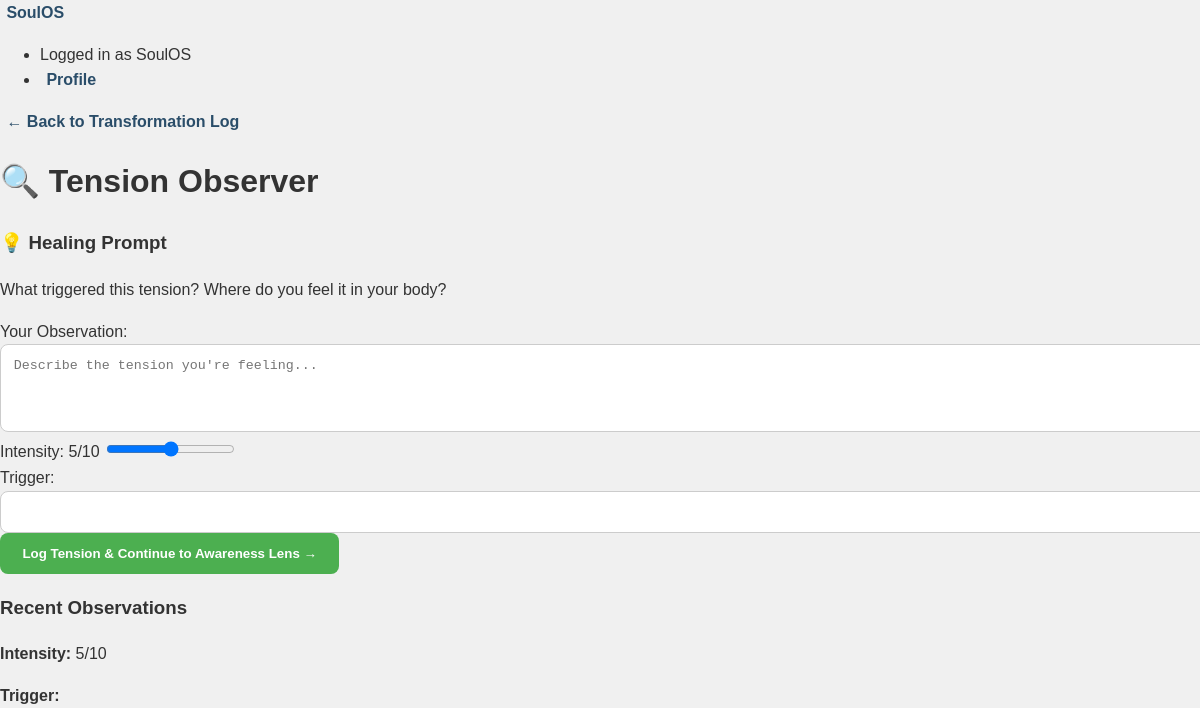
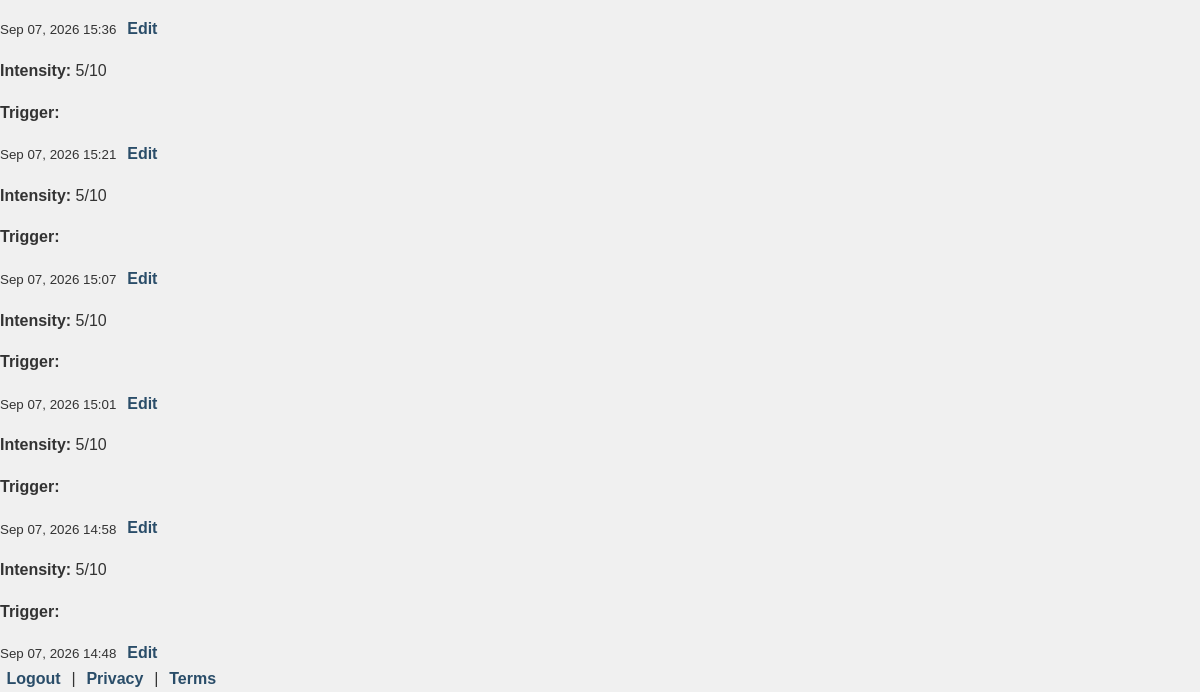
Before: /core-healing-path/stage/tension-observer/ (signed in) with the older database file (2 pictures, top to bottom).
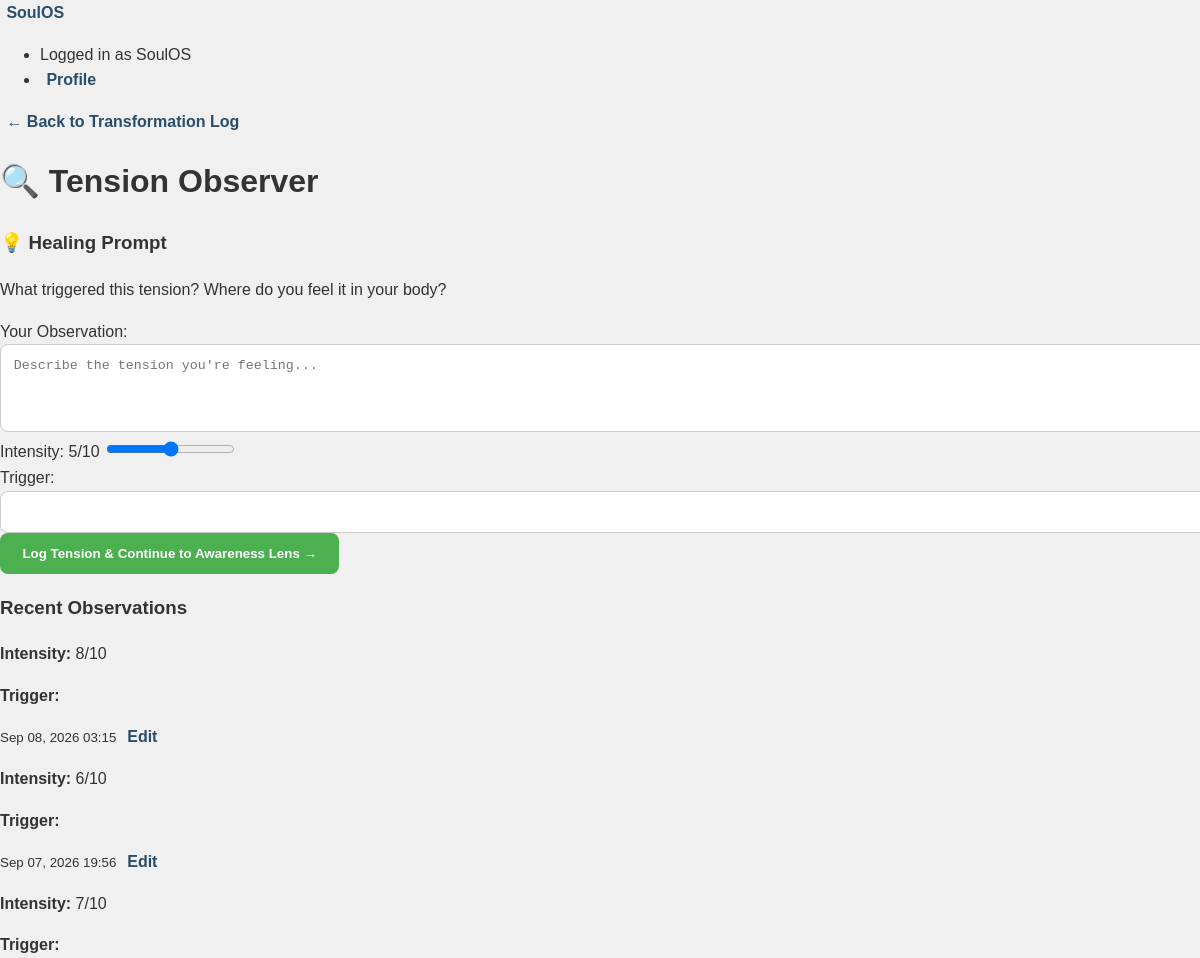
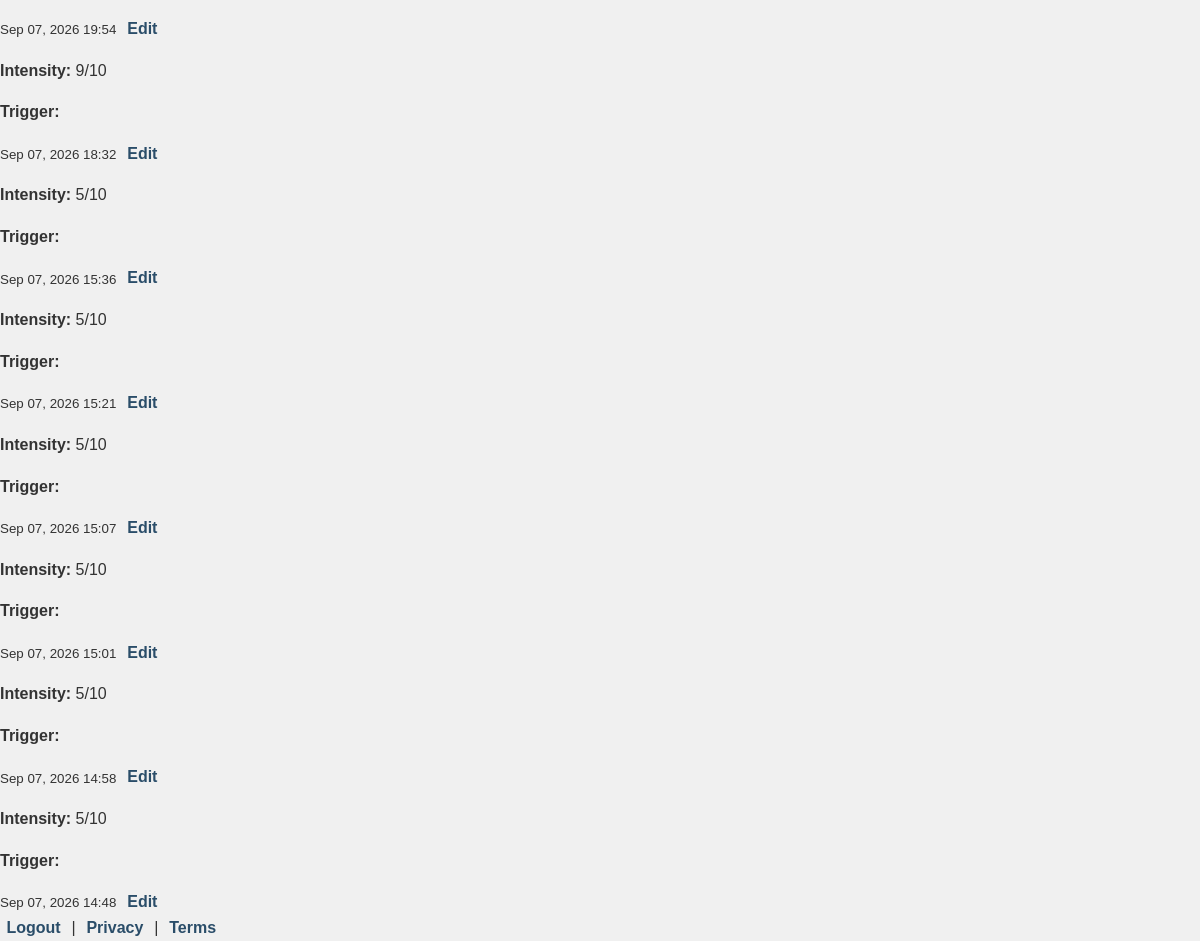
After: the same page with the newer database file (2 pictures, top to bottom).
### Core_healing_path/models.py (models this page shows, shortened)
class HealingLog(models.Model):
    user = models.ForeignKey(
        User, on_delete=models.CASCADE, related_name="healing_logs"
    )
    stage = models.CharField(max_length=50, choices=STAGE_CHOICES)
    entry = models.TextField()
    intensity = models.PositiveSmallIntegerField(default=5)
    trigger = models.CharField(max_length=100, blank=True)
    emotion = models.CharField(max_length=100, blank=True)
    limiting_belief = models.CharField(max_length=255, blank=True)
    custom_affirmation = models.CharField(max_length=255, blank=True)
    reframe = models.CharField(max_length=255, blank=True)
    coping_strategy = models.CharField(max_length=100, blank=True)
    ritual = models.CharField(max_length=100, blank=True)
    gratitude_notes = models.TextField(blank=True)
    insight_type = models.CharField(max_length=100, blank=True)
    clarity_notes = models.TextField(blank=True)
    awareness_type = models.CharField(max_length=20, blank=True)
    parent_log = models.ForeignKey(
        "self",
        on_delete=models.SET_NULL,
        null=True,
        blank=True,
        related_name="awareness_entries",
    )
    created_at = models.DateTimeField(default=timezone.now)
    class Meta:
        ordering = ["-created_at"]

### Core_healing_path/views.py (the view)
@login_required
def stage_view(request, stage_key):
    stage_name = dict(STAGE_CHOICES).get(stage_key, stage_key)
    if request.method == "POST":
        form_class = FORM_MAP.get(stage_key)
        if not form_class:
            return redirect("core_healing_path_dashboard")
        form = form_class(request.POST)
        if form.is_valid():
            log = form.save(commit=False)
            log.user = request.user
            log.stage = stage_key
            if stage_key == "awareness_lens":
                log.parent_log_id = request.POST.get("parent_log")
            log.save()
            profile = get_or_create_profile(request.user)
            if stage_key == "tension_observer":
                journey = TransformationJourney.objects.create(
                    user=request.user,
                    tension_log=log,
                    current_stage=stage_key,
                    status="active",
                )
                JourneyStage.objects.create(journey=journey, stage=stage_key, log=log)
                advance_journey(journey, log)
                next_stage = get_next_stage(stage_key)
                if next_stage:
                    return redirect(
                        reverse(STAGE_URL_MAP[next_stage]) + f"?tension_log_id={log.id}"
                    )
                return redirect("core_healing_path_dashboard")
            else:
                active_journey = get_active_journey(request.user)
                if active_journey and active_journey.current_stage == stage_key:
                    advance_journey(active_journey, log)
                    if stage_key == "clarity_flow":
                        active_journey.status = "completed"
                        active_journey.completed_at = timezone.now()
                        active_journey.save()
                next_stage = get_next_stage(stage_key)
                if next_stage:
                    return redirect(reverse(STAGE_URL_MAP[next_stage]))
                return redirect("core_healing_path_dashboard")
    else:
        form_class = FORM_MAP.get(stage_key, TensionObserverForm)
        form = form_class(initial={"stage": stage_key})
    logs = HealingLog.objects.filter(user=request.user, stage=stage_key)[:20]
    suggestion = ""
    if stage_key == "thought_analyzer" and logs:
        suggestion = get_stage_suggestion(logs[0])
    tension_log = None
    if stage_key == "awareness_lens":
        tension_log_id = request.GET.get("tension_log_id")
        if tension_log_id:
            tension_log = HealingLog.objects.filter(
                id=tension_log_id, user=request.user, stage="tension_observer"
            ).first()
    context = {
        "stage_key": stage_key,
        "stage_name": stage_name,
        "healing_prompt": HEALING_PROMPTS.get(stage_key, ""),
        "form": form,
        "logs": logs,
        "suggestion": suggestion,
        "stage_choices": STAGE_CHOICES,
        "current_stage_index": TRANSFORMATION_ORDER.index(stage_key),
        "total_stages": len(TRANSFORMATION_ORDER),
        "next_stage_url": STAGE_URL_MAP.get(get_next_stage(stage_key))
        if get_next_stage(stage_key)
        else None,
        "tension_log": tension_log,
    }
    return render(request, f"core_healing_path/stage_{stage_key}.html", context)

### Core_healing_path/forms.py
class TensionObserverForm(forms.ModelForm):
    trigger = forms.CharField(
        label="Trigger",
        max_length=100,
        required=False,
        widget=EditableSelect(choices=TRIGGER_CHOICES, attrs={"class": "form-control"}),
    )
    class Meta:
        model = HealingLog
        fields = ["stage", "entry", "intensity", "trigger"]
        widgets = {
            "stage": forms.HiddenInput(),
            "entry": forms.Textarea(
                attrs={
                    "class": "form-control",
                    "rows": 4,
                    "placeholder": "Describe the tension you're feeling...",
                }
            ),
            "intensity": forms.NumberInput(
                attrs={
                    "class": "form-control",
                    "type": "range",
                    "min": "1",
                    "max": "10",
                }
            ),
        }

### Core_healing_path/forms.py (called while the page is built)
    def render(self, name, value, attrs=None, renderer=None):
        final_attrs = self.build_attrs(attrs, extra_attrs={"type": self.input_type})
        final_attrs["list"] = f"datalist_{name}"
        input_html = super().render(name, value, final_attrs, renderer)
        options_html = "".join(
            f'<option value="{v}">{l}</option>' for v, l in self.choices if v
        )
        return mark_safe(
            f'{input_html}<datalist id="datalist_{name}">{options_html}</datalist>'
        )

### Core_healing_path/views.py (called while the page is built)
def get_next_stage(current_stage):
    try:
        idx = TRANSFORMATION_ORDER.index(current_stage)
        if idx < len(TRANSFORMATION_ORDER) - 1:
            return TRANSFORMATION_ORDER[idx + 1]
    except ValueError:
        pass
    return None

### templates/core_healing_path/stage_tension_observer.html (shortened to what this page needs)
{% extends "base.html" %}
{% load static %}
{% block content %}
<a href="{% url 'core_healing_path:transformation_log' %}">← Back to Transformation Log</a>
<div class="card">
    <h1>🔍 Tension Observer</h1>
</div>
<div class="card">
    <h3>💡 Healing Prompt</h3>
    <p>{{ healing_prompt }}</p>
</div>
<div class="card">
    <form method="post" action="{% url 'core_healing_path:log_tension' %}">
        <div class="form-group">
            <label for="id_entry">Your Observation:</label>
            {{ form.entry }}
        </div>
        <div class="form-group">
            <label>Intensity: <span id="intensityValue">{{ form.intensity.value|default:"5" }}</span>/10</label>
            {{ form.intensity }}
        </div>
        <div class="form-group">
            <label for="id_trigger">Trigger:</label>
            {{ form.trigger }}
        </div>
        <button type="submit" class="btn btn-primary form-submit-btn">Log Tension & Continue to Awareness Lens →</button>
    </form>
</div>
<div class="card">
    <h3>Recent Observations</h3>
    {% for log in logs %}
        <div class="form-group">
            <p><strong>Intensity:</strong> <span>{{ log.intensity }}/10</span></p>
            <p><strong>Trigger:</strong> </p>
            <small>{{ log.created_at|date:"M d, Y H:i" }}</small>
            <a href="{% url 'core_healing_path:edit_tension' log.id %}">Edit</a>
        </div>
    {% empty %}
        <p>No observations yet. Start by logging your first entry above.</p>
    {% endfor %}
</div>
{% endblock %}

### templates/base.html (shortened to what this page needs)
{% load static %}
<!DOCTYPE html>
<html lang="en">
<head>
    <link rel="stylesheet" href="{% static 'css/healing-styles.css' %}">
</head>
<body>
    <header>
        <nav class="navbar">
            <div class="navbar-container">
                <a href="{% if user.is_authenticated %}{% url 'dashboard_app:home' %}{% else %}{% url 'index' %}{% endif %}" class="navbar-brand">SoulOS</a>
                <ul class="navbar-nav">
                    {% if user.is_authenticated %}
                        <li><span>Logged in as {{ user.username }}</span></li>
                        <li><a href="{% url 'profile_app:profile' %}">Profile</a></li>
                    {% endif %}
                </ul>
            </div>
        </nav>
    </header>
    <div class="container">
        {% block content %}{% endblock %}
    </div>
    <footer>
        <div class="container">
            {% if user.is_authenticated %}
                <a href="{% url 'logout' %}">Logout</a> |
                <a href="{% url 'legal:privacy' %}">Privacy</a> |
                <a href="{% url 'legal:terms' %}">Terms</a>
            {% endif %}
        </div>
    </footer>
</body>
</html>

### static/css/healing-styles.css (style rules this page uses)
body { background: #f0f0f0; color: #333; font-family: 'Nunito', sans-serif; margin: 0; padding: 0; line-height: 1.6; }
a { color: #2a4d69; text-decoration: none; font-weight: 600; border-radius: 6px; padding: 0.2rem 0.4rem; transition: background 0.2s ease, color 0.2s ease; }
button, .btn { background: #4CAF50; color: white; padding: 0.8rem 1.4rem; border: none; border-radius: 8px; cursor: pointer; font-weight: 600; transition: background 0.3s ease, transform 0.2s ease, box-shadow 0.2s ease; }
input[type="text"], textarea { width: 100%; padding: 0.8rem; border: 1px solid #ccc; border-radius: 8px; background: #fff; transition: border-color 0.2s ease, box-shadow 0.2s ease; }

Changed rows visible on the page:
added HealingLog: intensity "8", created_at "Sep 08, 2026 03:15"
added HealingLog: intensity "6", created_at "Sep 07, 2026 19:56"
added HealingLog: intensity "7", created_at "Sep 07, 2026 19:54"
added HealingLog: intensity "9", created_at "Sep 07, 2026 18:32"
